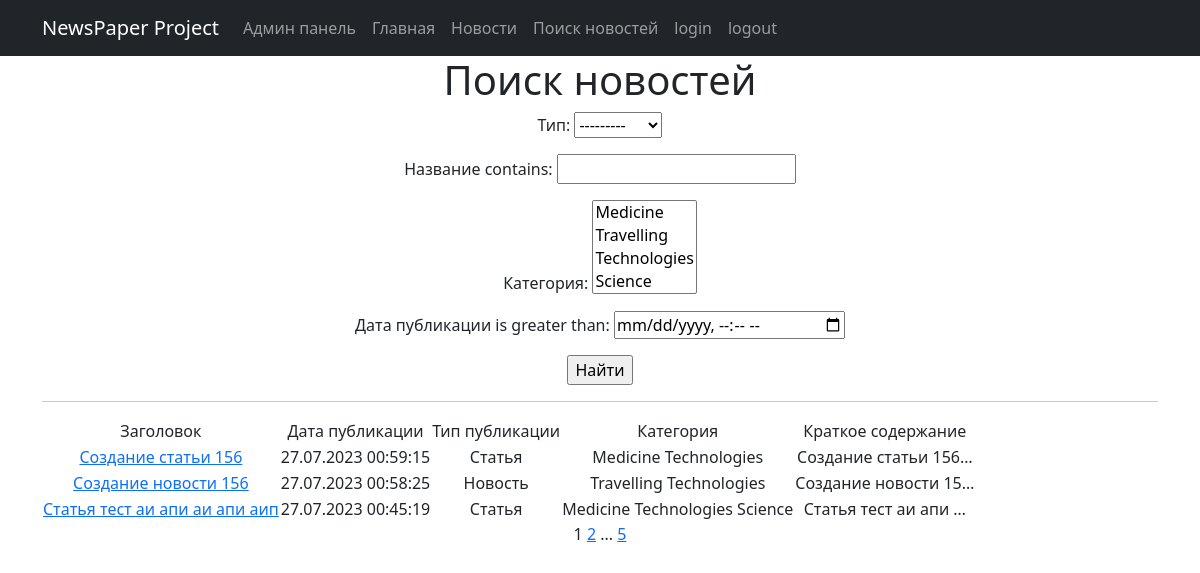
Page /news/search/ on the earlier database version.
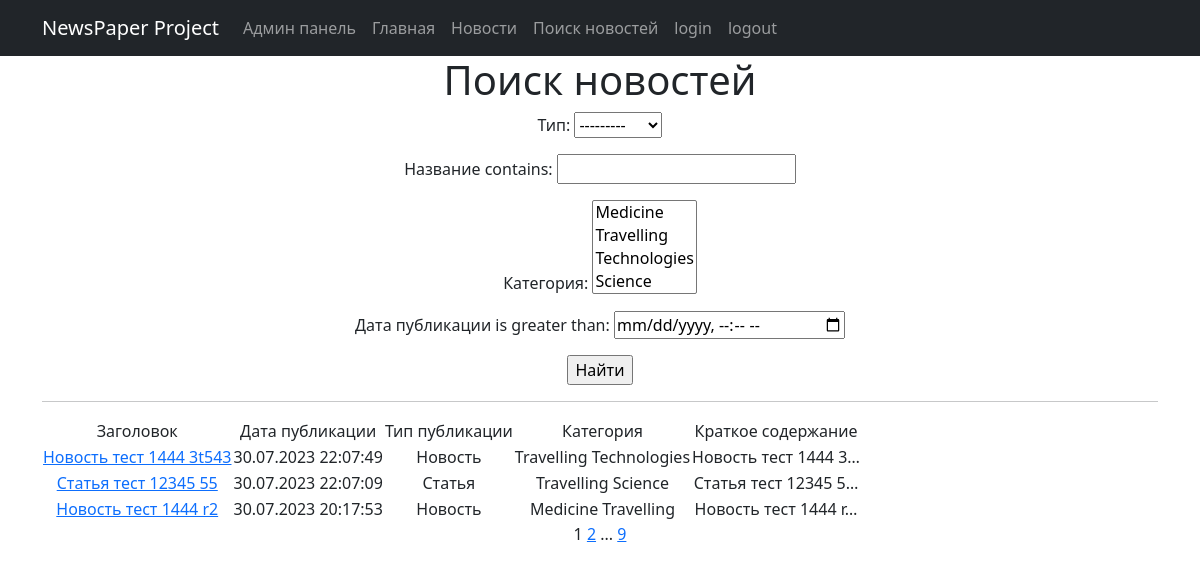
Same page on the later database version.
### news/models.py (models this page shows, shortened)
class Post(models.Model):
    news = 'NW'
    article = 'AR'
    CATEGORIES = [
        (news, 'Новость'),
        (article, 'Статья')
    ]
    post_author = models.ForeignKey(Author, on_delete=models.CASCADE, verbose_name="Автор")
    post_type = models.CharField("Тип",
                                 max_length=2,
                                 choices=CATEGORIES,
                                 default=news)
    post_date = models.DateTimeField("Дата публикации", auto_now_add=True)
    post_category = models.ManyToManyField(Category, through='PostCategory', verbose_name="Категория")
    post_title = models.CharField("Название", max_length=128)
    post_text = models.TextField("Текст")
    post_rating = models.IntegerField(default=0)

class Category(models.Model):
    category_name = models.CharField(max_length=128, unique=True)
    def __str__(self):
        return self.category_name.title()

### news/views.py (the view)
# urls.py: path('news/search/', NewsSearch.as_view(), name='post_search'),
class NewsSearch(ListView):
    model = Post
    ordering = '-post_date'
    template_name = 'NewsSearch.html'
    context_object_name = 'newslist'
    paginate_by = 3
    def get_queryset(self):
        queryset = super().get_queryset()
        self.filterset = PostFilter(self.request.GET, queryset)
        return self.filterset.qs
    def get_context_data(self, **kwargs):
        context = super().get_context_data(**kwargs)
        context['filterset'] = self.filterset
        return context

### news/templatetags/custom_filter.py (called while the page is built)
@register.filter()
def censor(value):
    text = str(value)
    for word in text.split():
        for cw in censor_word:
            if cw in word.lower():
                text = text.replace(word, word[0]+"*"*(len(word)-1), 1)
    return f'{text}'

@register.simple_tag(takes_context=True)
def url_replace(context, **kwargs):
   d = context['request'].GET.copy()
   for k, v in kwargs.items():
       d[k] = v
   return d.urlencode()

### templates/NewsSearch.html (shortened to what this page needs)
{% extends 'flatpages/default.html' %}
{% load custom_filter %}
{% block content %}
   <h1>Поиск новостей</h1>
<form action="" method="get">
   {{ filterset.form.as_p }}
   <input type="submit" value="Найти" />
</form>
   <hr>
   {% if newslist %}
       <table>
           <tr>
               <td>Заголовок</td>
               <td>Дата публикации</td>
               <td>Тип публикации</td>
               <td>Категория</td>
               <td>Краткое содержание</td>
               <td>
               </td>
           </tr>
           {% for news in newslist %}
           <tr>
               <td><a href="/news/{{ news.pk }}">{{ news.post_title|truncatewords:7|censor }}</a></td>
               <td>{{ news.post_date|date:'d.m.Y H:i:s' }}</td>
               <td>{{ news.get_post_type_display }}</td>
               <td>
                   {% for category in news.post_category.all %}
                   {{ category }}
                   {% endfor %}
               </td>
               <td>{{ news.post_text|truncatechars:20|censor }}</td>
               <td>
               </td>
           </tr>
           {% endfor %}
       </table>
   {% else %}
       <h2>Новостей нет!</h2>
   {% endif %}
   {{ page_obj.number }}
   {% if page_obj.has_next %}
       <a href="?{% url_replace page=page_obj.next_page_number %}">{{ page_obj.next_page_number }}</a>
       {% if paginator.num_pages != page_obj.next_page_number %}
           ...
           <a href="?{% url_replace page=page_obj.paginator.num_pages %}">{{ page_obj.paginator.num_pages }}</a>
       {% endif %}
   {% endif %}
{% endblock content %}

Differences in the rows shown:
no longer on this page (row unchanged): Post: post_title|censor "Создание статьи 156", post_date "27.07.2023 00:59:15", post_type "Статья", post_text|censor "Создание статьи 156…", Category (category_name "Medicine"), Category (category_name "Technologies")
no longer on this page (row unchanged): Post: post_title|censor "Создание новости 156", post_date "27.07.2023 00:58:25", post_type "Новость", post_text|censor "Создание новости 15…", Category (category_name "Travelling"), Category (category_name "Technologies")
no longer on this page (row unchanged): Post: post_title|censor "Статья тест аи апи аи апи аип", post_date "27.07.2023 00:45:19", post_type "Статья", post_text|censor "Статья тест аи апи …", Category (category_name "Medicine"), Category (category_name "Technologies"), Category (category_name "Science")
added Post: post_title|censor "Новость тест 1444 3t543", post_date "30.07.2023 22:07:49", post_type "Новость", post_text|censor "Новость тест 1444 3…", Category (category_name "Travelling"), Category (category_name "Technologies")
added Post: post_title|censor "Статья тест 12345 55", post_date "30.07.2023 22:07:09", post_type "Статья", post_text|censor "Статья тест 12345 5…", Category (category_name "Travelling"), Category (category_name "Science")
added Post: post_title|censor "Новость тест 1444 r2", post_date "30.07.2023 20:17:53", post_type "Новость", post_text|censor "Новость тест 1444 r…", Category (category_name "Medicine"), Category (category_name "Travelling")
Other differences:
{{ page_obj.paginator.num_pages }}: "5" → "9"
